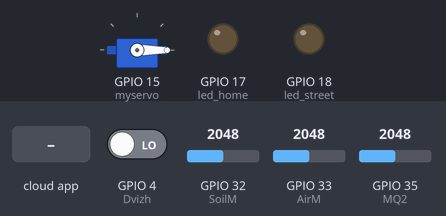
The sketch below on a simulated ESP32. Shown: servo, output pins drawn as LEDs (lit = HIGH). The inputs (shaded band) are chosen by the test bench; at power-on: GPIO 4 (Dvizh) LOW, GPIO 32 (SoilM) = 2048, GPIO 33 (AirM) = 2048, GPIO 35 (MQ2) = 2048. WiFi joins after 1.5 s; servers stay silent unless stated; the Firebase database answers and starts empty; what the sketch prints to the serial monitor is not drawn.

Above: at 3.2 s.
3.3 s: the phone or cloud app sets PowerHomeLight to true
At 4.5 s:
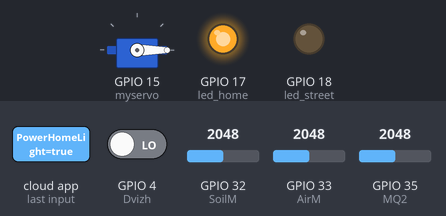
5.0 s: the phone or cloud app sets ActionMode to Switch
7.4 s: the phone or cloud app sets PowerHomeLight to false
At 8.9 s:
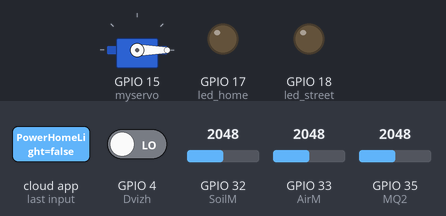
9.2 s: the phone or cloud app sets PowerStreetLight to true
At 9.8 s:
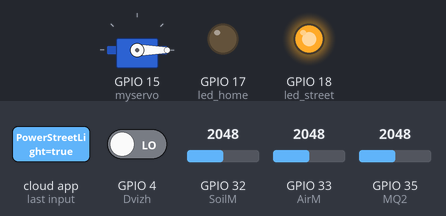
10.8 s: the phone or cloud app sets PowerHomeLight to true
At 11.9 s:
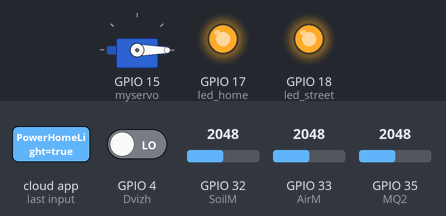
12.8 s: the phone or cloud app sets ActionMode to MotionSensor
At 13.1 s:
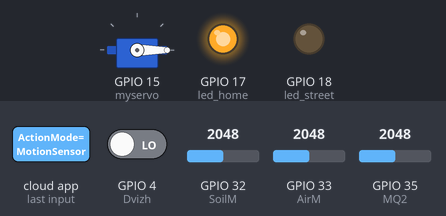
Timing chart, 0 to 15.3 s (numbered marks = the images above; inputs shaded):
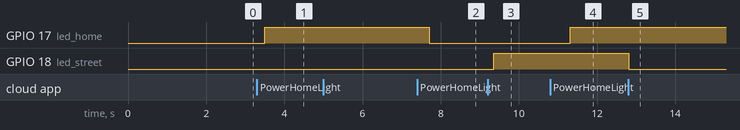

The sketch:

SmartHouse.ino
```cpp
#include <WiFi.h>
#include <IOXhop_FirebaseESP32.h>
#include <Servo.h>

#define FIREBASE_Host "https://smarthouse-database-bc26d-default-rtdb.firebaseio.com/"  // replace with your Firebase Host
#define FIREBASE_authorization_key "JWt0XnE2t0fTPFdZVfHSr15jNcjtp5VamC1ZEOZV"           // replace with your secret key
const char* ssid = "Redmi Note 10S";
const char* password =  "qwerasdf";

Servo myservo; // переменная под мотор
String fireStatus = "";  // LED State
int led_street = 18; // свет улица
int led_home = 17;     // свет дом
int MQ2 = A7;      // газ
int SoilM = A4;   // Почва
int AirM = A5; // Влажность вохдуха
int Svet = A6; // Датчик света
int Dvizh = 4;
int val = 0;             // значения датчиков

void setup() {
  pinMode(MQ2, INPUT);
  myservo.attach(15);
  Serial.begin(115200);
  pinMode (SoilM, INPUT);
  pinMode (AirM, INPUT);
  pinMode (Svet, INPUT);
  pinMode (Dvizh, INPUT); // Define PIR as input in D2
  delay(500);
  pinMode(led_street, OUTPUT);
  pinMode(led_home, OUTPUT);
  WiFi.begin(ssid, password);
  Serial.print("Connecting to WIFI");
  while (WiFi.status() != WL_CONNECTED) {
    Serial.print(".");
    delay(500);
  }

  Serial.println();
  Serial.print("Connected to WIFI!");
  Serial.println();
  Serial.print("IP Address: ");
  Serial.println(WiFi.localIP());  //send initial string of led status

  Firebase.begin(FIREBASE_Host, FIREBASE_authorization_key);
  myservo.write(0);
}

uint32_t sec = millis() / 1000ul;

void loop() {
  if (millis() / 1000ul - sec >= 7) {
    datchiki();
    sec = millis() / 1000ul;
  }

  sob();
}

void sob(){
  fireStatus = Firebase.getString("PowerHomeLight");
  if (fireStatus == "true") {  // compare the input of led status received from firebase
    digitalWrite(led_home, HIGH);  // make output led ON
  } else if (fireStatus == "false") {  // compare the input of led status received from firebase
    digitalWrite(led_home, LOW);  // make output led OFF
  }
  // Switch 1
  // LevelLighting 2
  // MotionSensor 3

  window();

  String fireStat = "";
  fireStat = Firebase.getString("ActionMode");
  int x = 0;
  if (fireStat == "Switch"){
    x = 1;
  } else if (fireStat == "LevelLighting"){
    x = 2;
  } else if (fireStat == "MotionSensor"){
    x = 3;
  }
  switch (x){
    case 1:
      fireStatus = Firebase.getString("PowerStreetLight");
      if (fireStatus == "true") {  // compare the input of led status received from firebase
        digitalWrite(led_street, HIGH);  // make output led ON
      } else if (fireStatus == "false") {  // compare the input of led status received from firebase
        digitalWrite(led_street, LOW);  // make output led OFF
      } else {
        Serial.println("Wrong Credential! Please send ON/OFF");
      }
    break;
    case 2:
      val = analogRead (Svet);
      if (val < 400){
        Serial.println(val);
        digitalWrite(led_street, HIGH);
      } else {
        digitalWrite(led_street, LOW);
      }
    break;
    case 3:
      if (digitalRead (Dvizh) == 1) {
        digitalWrite (led_street, HIGH); // LED light is on
      } else {
       digitalWrite (led_street, LOW); // LED light is not on
      }
    break;
  }
}

int pos = 0;
void window() {
  fireStatus = Firebase.getString("WindowPower");
  if (fireStatus == "false" && pos != 0){
    // for (int i = pos; i >= pos; i--){
    //   myservo.write(i);
    //   delay(10);
    // }
    myservo.write(0);
    pos = 0;
  } else if (fireStatus == "true"){
    fireStatus = Firebase.getString("WindowOpenMode");
    if (fireStatus == "100" && pos != 140){
      myservo.write(140);
      pos = 140;
    }
    if (fireStatus == "50" && pos == 0){
      myservo.write(70);
      pos = 70;
    }
    if (fireStatus == "50" && pos == 140){
      myservo.write(70);
      pos = 70;
    }
  }
}

void datchiki() {
  val = analogRead(MQ2);  // Read the voltage value of A0 port and assign it to val
  Serial.println(val);
  Firebase.setString("Co2", String(val));

  val = analogRead(SoilM);
  Serial.println(val);
  Firebase.setString("SoilMoisture", String(val));

  val = analogRead(AirM);
  Serial.println(val);
  Firebase.setString("AirHumidity", String(val));
}
```

Measured:
- after the input at 3.3 s, GPIO 17 (led_home): LOW → HIGH after 0.20 s
- after the input at 5.0 s, every drawn part: stays the same
- after the input at 7.4 s, GPIO 17 (led_home): HIGH → LOW after 0.31 s
- after the input at 9.2 s, GPIO 18 (led_street): LOW → HIGH after 0.16 s
- after the input at 10.8 s, GPIO 17 (led_home): LOW → HIGH after 0.51 s
- after the input at 12.8 s, GPIO 18 (led_street): HIGH → LOW at once
